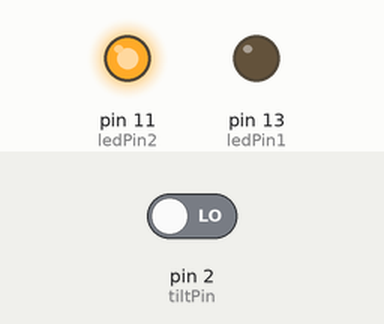
Bench run of a sketch on a simulated Arduino Uno, built with avr-gcc and run on an emulated ATmega328P. Shown: output pins drawn as LEDs (lit = HIGH). The test bench sets the inputs (shaded band); at power-on: pin 2 (tiltPin) LOW.

Above: at 1.2 s.
1.3 s: pin 2 (tiltPin) driven HIGH
At 1.6 s:
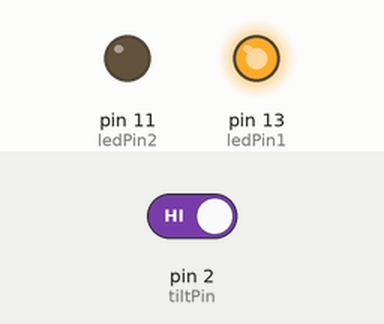
2.8 s: pin 2 (tiltPin) driven LOW
At 4.1 s:
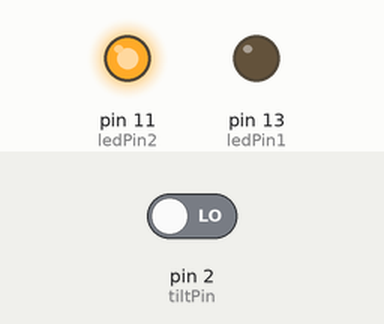
Timing chart, 0 to 5.8 s (numbered marks = the images above; inputs shaded):
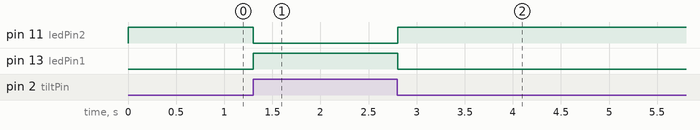

The sketch:

ch07_4.ino
```cpp
int tiltPin = 2;
int ledPin1 = 13;
int ledPin2 = 11;

void setup() {
  pinMode(tiltPin, INPUT);
  pinMode(ledPin1, OUTPUT);
  pinMode(ledPin2, OUTPUT);
  Serial.begin(9600);
}

void loop() {
  int tiltState = digitalRead(tiltPin);
  if (tiltState == HIGH) {
    digitalWrite(ledPin1, HIGH);
    digitalWrite(ledPin2, LOW);

  } else {
    digitalWrite(ledPin1, LOW);
    digitalWrite(ledPin2, HIGH);
  }
  delay(10);
}
```

Measured:
- after the input at 1.3 s, pin 11 (ledPin2): HIGH → LOW at once; pin 13 (ledPin1): LOW → HIGH at once
- after the input at 2.8 s, pin 11 (ledPin2): LOW → HIGH at once; pin 13 (ledPin1): HIGH → LOW at once
